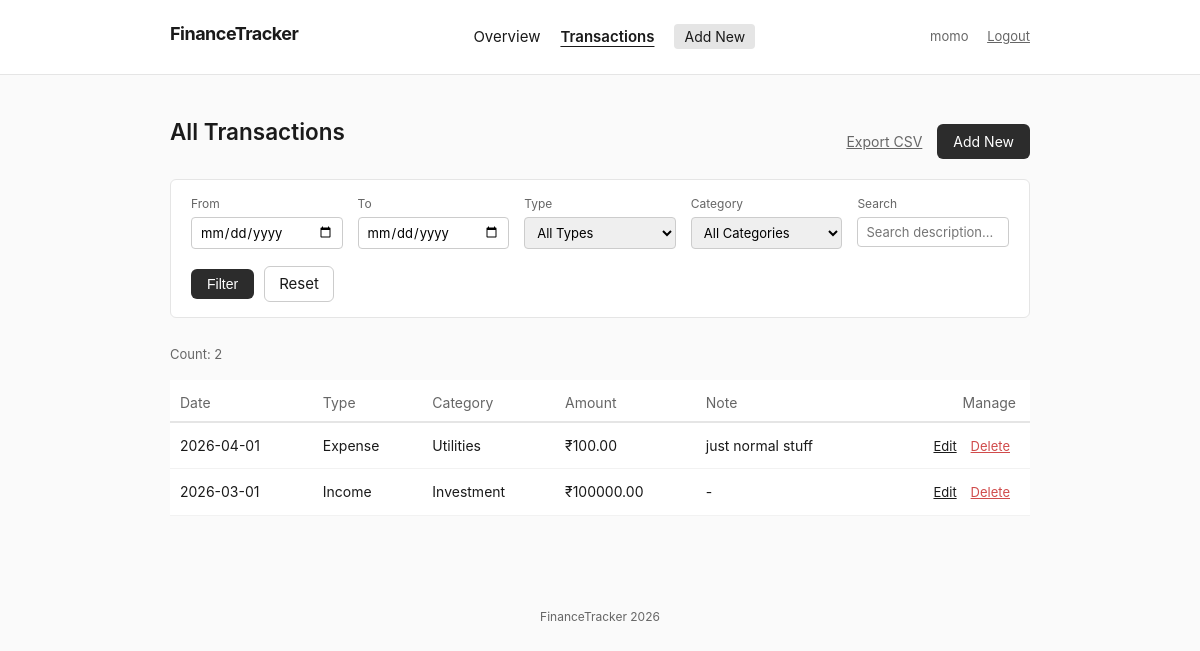
Screenshot of /transactions/ (signed in) with the database file from the repository.
### tracker/models.py (models this page shows, shortened)
class Transaction(models.Model):
    INCOME = 'income'
    EXPENSE = 'expense'
    TYPE_CHOICES = [
        (INCOME, 'Income'),
        (EXPENSE, 'Expense'),
    ]
    CATEGORY_CHOICES = [
        ('salary', 'Salary'),
        ('freelance', 'Freelance'),
        ('investment', 'Investment'),
        ('food', 'Food & Dining'),
        ('rent', 'Rent & Housing'),
        ('utilities', 'Utilities'),
        ('transport', 'Transportation'),
        ('entertainment', 'Entertainment'),
        ('healthcare', 'Healthcare'),
        ('education', 'Education'),
        ('shopping', 'Shopping'),
        ('travel', 'Travel'),
        ('other', 'Other'),
    ]
    user = models.ForeignKey(
        User,
        on_delete=models.CASCADE,
        related_name='transactions',
        help_text='The user who created this transaction.'
    )
    amount = models.DecimalField(
        max_digits=12,
        decimal_places=2,
        validators=[MinValueValidator(Decimal('0.01'))],
        help_text='Transaction amount (must be positive).'
    )
    type = models.CharField(
        max_length=7,
        choices=TYPE_CHOICES,
        help_text='Whether this is an income or expense.'
    )
    category = models.CharField(
        max_length=20,
        choices=CATEGORY_CHOICES,
        help_text='Category of the transaction.'
    )
    date = models.DateField(
        help_text='Date of the transaction.'
    )
    description = models.TextField(
        blank=True,
        default='',
        help_text='Optional notes or description for the transaction.'
    )
    created_at = models.DateTimeField(auto_now_add=True)
    updated_at = models.DateTimeField(auto_now=True)
    class Meta:
        ordering = ['-date', '-created_at']
        verbose_name = 'Transaction'
        verbose_name_plural = 'Transactions'

### tracker/views.py (the view, shortened to what this page needs)
# urls.py: path('transactions/', views.transaction_list_view, name='transaction_list'),
@login_required
@role_required(['Viewer', 'Analyst', 'Admin'])
def transaction_list_view(request):
    qs = Transaction.objects.all()
    user_role = get_user_role(request.user)
    filter_form = TransactionFilterForm(request.GET or None)
    paginator = Paginator(qs, 10)
    page_number = request.GET.get('page')
    page_obj = paginator.get_page(page_number)
    context = {
        'page_obj': page_obj,
        'filter_form': filter_form,
        'total_results': paginator.count,
    }
    return render(request, 'tracker/transaction_list.html', context)

### tracker/templates/tracker/transaction_list.html (shortened to what this page needs)
{% extends "tracker/base.html" %}
{% block content %}
<div class="header-split">
    <h2>All Transactions</h2>
    <div class="actions">
        {% if request.user.profile.role in 'Admin,Analyst' or request.user.is_superuser %}
        <a href="{% url 'export_csv' %}" class="btn-link">Export CSV</a>
        {% endif %}
        {% if request.user.profile.role == 'Admin' or request.user.is_superuser %}
        <a href="{% url 'transaction_create' %}" class="btn-dark">Add New</a>
        {% endif %}
    </div>
</div>
{% if request.user.profile.role in 'Admin,Analyst' or request.user.is_superuser %}
<div class="filter-box margin-tweak">
    <form method="get" class="simple-form">
        <div class="filter-fields">
            <div class="field">
                <label>From</label>
                {{ filter_form.date_from }}
            </div>
            <div class="field">
                <label>To</label>
                {{ filter_form.date_to }}
            </div>
            <div class="field">
                <label>Type</label>
                {{ filter_form.type }}
            </div>
            <div class="field">
                <label>Category</label>
                {{ filter_form.category }}
            </div>
            <div class="field search-field">
                <label>Search</label>
                {{ filter_form.search }}
            </div>
        </div>
        <div class="filter-actions align-shift">
            <button type="submit" class="btn-dark">Filter</button>
            <a href="{% url 'transaction_list' %}" class="btn-light">Reset</a>
        </div>
    </form>
</div>
{% endif %}
<div class="list-meta">
    <span class="count">Count: {{ page_obj.paginator.count }}</span>
</div>
{% if page_obj %}
<table class="clean-table uneven-padding tx-table">
    <thead>
        <tr>
            <th>Date</th>
            <th>Type</th>
            <th>Category</th>
            <th>Amount</th>
            <th class="desc-col">Note</th>
            {% if request.user.profile.role == 'Admin' or request.user.is_superuser %}
            <th class="right">Manage</th>
            {% endif %}
        </tr>
    </thead>
    <tbody>
        {% for t in page_obj %}
        <tr>
            <td>{{ t.date|date:"Y-m-d" }}</td>
            <td class="type-{{ t.type }}">{{ t.get_type_display }}</td>
            <td>{{ t.category|title }}</td>
            <td>₹{{ t.amount|floatformat:2 }}</td>
            <td class="desc-txt">{{ t.description|default:"-" }}</td>
            {% if request.user.profile.role == 'Admin' or request.user.is_superuser %}
            <td class="right manage-links">
                <a href="{% url 'transaction_update' t.pk %}">Edit</a>
                <a href="{% url 'transaction_delete' t.pk %}" class="delete">Delete</a>
            </td>
            {% endif %}
        </tr>
        {% endfor %}
    </tbody>
</table>
{% else %}
<div class="empty-list">No transactions.</div>
{% endif %}
{% endblock %}

### tracker/templates/tracker/base.html (shortened to what this page needs)
{% load static %}
<!DOCTYPE html>
<html lang="en">
<head>
    <link rel="stylesheet" href="{% static 'css/styles.css' %}">
</head>
<body>
    {% if user.is_authenticated %}
    <nav class="site-nav">
        <div class="nav-wrapper">
            <h1 class="logo"><a href="{% url 'dashboard' %}">FinanceTracker</a></h1>
            <ul class="nav-links">
                <li><a href="{% url 'dashboard' %}" class="{% if request.resolver_match.url_name == 'dashboard' %}active{% endif %}">Overview</a></li>
                <li><a href="{% url 'transaction_list' %}" class="{% if 'transaction' in request.resolver_match.url_name %}active{% endif %}">Transactions</a></li>
                {% if request.user.profile.role == 'Admin' or request.user.is_superuser %}
                <li><a href="{% url 'transaction_create' %}" class="new-entry-link">Add New</a></li>
                {% endif %}
            </ul>
            <div class="user-actions">
                <span class="logged-in-as">{{ user.username }}</span>
                <a href="{% url 'logout' %}" class="logout" style="margin-left: 15px; text-decoration: underline; color: var(--text-muted);">Logout</a>
            </div>
        </div>
    </nav>
    {% endif %}
    <div class="container margin-shift">
        {% block content %}{% endblock %}
    </div>
    <footer class="site-footer">
        <p>FinanceTracker 2026</p>
    </footer>
</body>
</html>

### static/css/styles.css (style rules this page uses)
:root { --bg-color: #fafafa; --text-primary: #1a1a1a; --text-muted: #666; --border-color: #e5e5e5; --card-bg: #ffffff; --primary-action: #2c2c2c; --primary-hover: #000000; --danger: #d04b4b; --success: #3c825a; }
* { box-sizing: border-box; }
body { margin: 0; padding: 0; font-family: -apple-system, BlinkMacSystemFont, "Segoe UI", Roboto, Helvetica, Arial, sans-serif; background-color: var(--bg-color); color: var(--text-primary); line-height: 1.5; font-size: 15px; }
a { color: var(--text-primary); text-decoration: none; }
h1, h2, h3 { margin: 0 0 10px; font-weight: 600; }
ul { list-style: none; padding: 0; margin: 0; }
.site-nav { background-color: var(--card-bg); border-bottom: 1px solid var(--border-color); padding: 15px 0; }
.nav-wrapper { max-width: 900px; margin: 0 auto; padding: 0 20px; display: flex; justify-content: space-between; align-items: center; }
.logo a { font-weight: bold; font-size: 18px; letter-spacing: -0.5px; }
.nav-links { display: flex; gap: 20px; }
.nav-links a.active { font-weight: 600; text-decoration: underline; text-underline-offset: 4px; }
.nav-links .new-entry-link { background-color: var(--border-color); padding: 4px 10px; border-radius: 4px; font-size: 14px; }
.user-actions { font-size: 13px; color: var(--text-muted); }
.user-actions a { margin-left: 15px; text-decoration: underline; }
.container { max-width: 900px; margin: 40px auto; padding: 0 20px; }
.margin-tweak { margin-top: 18px; margin-bottom: 27px; }
.margin-shift { margin-left: auto; margin-right: auto; }
.align-shift { padding-top: 2px; }
.uneven-padding th { padding: 12px 14px 8px 10px !important; }
.clean-table { width: 100%; border-collapse: collapse; background: var(--card-bg); font-size: 14px; }
.clean-table th { text-align: left; padding: 12px 10px; border-bottom: 2px solid var(--border-color); color: var(--text-muted); font-weight: normal; }
.clean-table td { padding: 12px 10px; border-bottom: 1px solid #f2f2f2; }
.clean-table .right { text-align: right; }
.header-split { display: flex; justify-content: space-between; align-items: flex-end; margin-bottom: 20px; }
.actions { display: flex; gap: 15px; align-items: center; }
.filter-box { background: #fff; padding: 15px 20px; border: 1px solid var(--border-color); border-radius: 6px; }
.filter-fields { display: flex; flex-wrap: wrap; gap: 15px; }
.field { display: flex; flex-direction: column; flex: 1; min-width: 120px; }
.field label { font-size: 12px; margin-bottom: 4px; color: var(--text-muted); }
.field input, .field select { padding: 6px 8px; border: 1px solid #ccc; border-radius: 4px; font-family: inherit; font-size: 13px; }
.filter-actions { display: flex; gap: 10px; margin-top: 15px; align-items: center; }
.list-meta { font-size: 13px; color: var(--text-muted); margin-bottom: 15px; }
.btn-dark { background: var(--primary-action); color: #fff; border: none; padding: 7px 16px; border-radius: 6px; cursor: pointer; font-size: 14px; }
.btn-light { background: #fff; color: var(--text-primary); border: 1px solid #ccc; padding: 6px 14px; border-radius: 6px; }
.btn-link { font-size: 14px; text-decoration: underline; color: var(--text-muted); }
.manage-links a { font-size: 13px; text-decoration: underline; margin-right: 10px; }
.manage-links a.delete { color: var(--danger); }
.site-footer { text-align: center; padding: 40px 0; font-size: 12px; color: var(--text-muted); }

### rows the page displays
Transaction: date "2026-04-01", type "Expense", category "Utilities", amount "100.00", description "just normal stuff"
Transaction: date "2026-03-01", type "Income", category "Investment", amount "100000.00", description "-"

### other values shown
{{ user.username }} "momo"
{{ page_obj.paginator.count }} "2"
